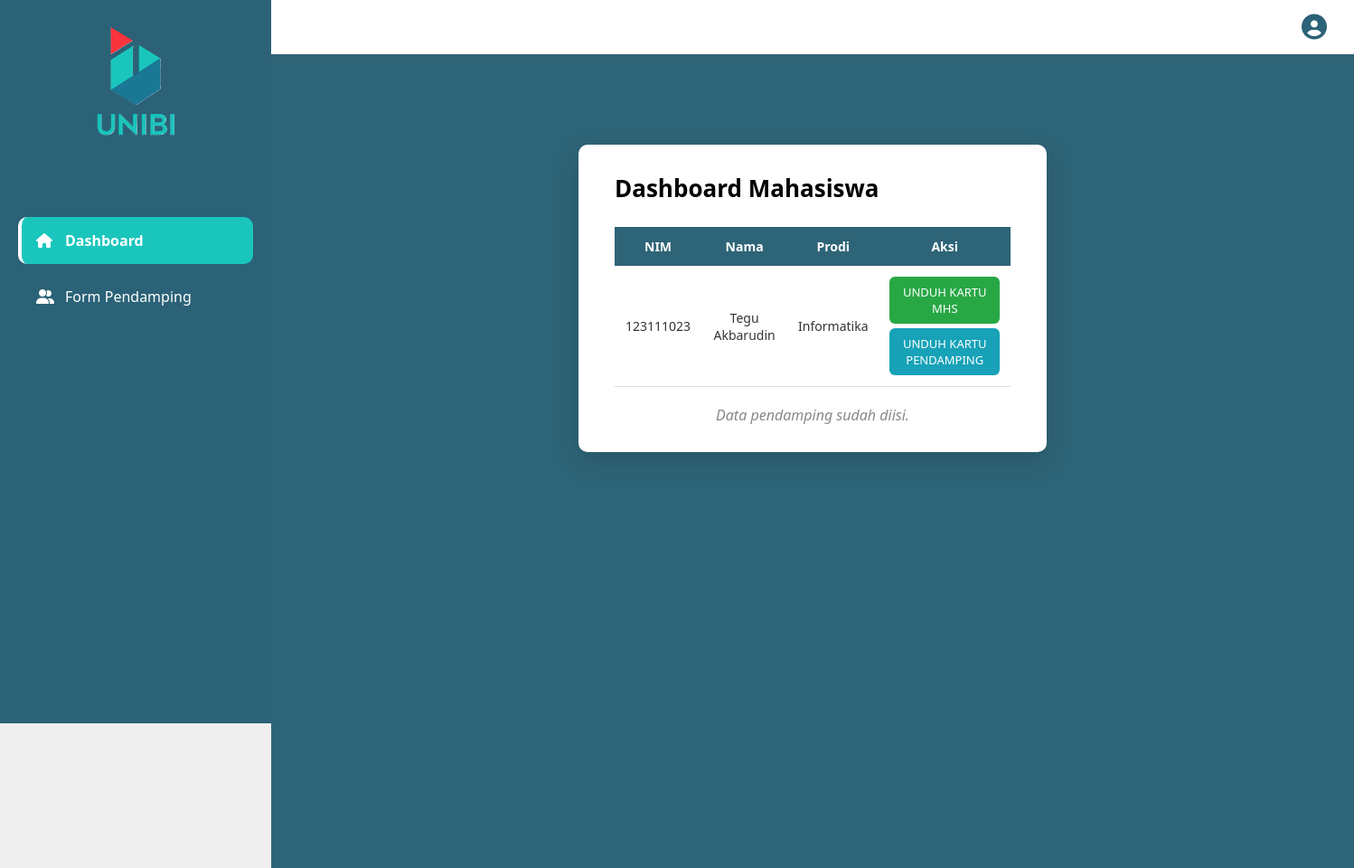
/views/mahasiswa/dashboard_mahasiswa.php (signed in), run on the app's committed database.
### tables this page shows
CREATE TABLE `mahasiswa` (
  `id_mahasiswa` int NOT NULL,
  `id_prodi` int NOT NULL,
  `id_fakultas` int NOT NULL,
  `id_akses` int NOT NULL,
  `nim` varchar(20) NOT NULL,
  `nama_mahasiswa` varchar(50) NOT NULL,
  `sk_wisuda` longblob,
  `password` varchar(255) DEFAULT NULL
);

CREATE TABLE `prodi` (
  `id_prodi` int NOT NULL,
  `id_fakultas` int NOT NULL,
  `nama_prodi` varchar(30) NOT NULL
);

### views/mahasiswa/dashboard_mahasiswa.php (the view, shortened to what this page needs)
<?php
include_once __DIR__ . '/../../config/config.php';
$id_mahasiswa = $_SESSION['id_mahasiswa'];
$sql = "
  SELECT
    m.nim,
    m.nama_mahasiswa,
    pr.nama_prodi,
    p.status_proses,
    p.id_proses,
    (SELECT COUNT(*) FROM pendamping WHERE id_mahasiswa = m.id_mahasiswa) as jml_pendamping
  FROM mahasiswa m
  JOIN prodi pr ON m.id_prodi = pr.id_prodi
  LEFT JOIN proses_wisuda p ON m.id_mahasiswa = p.id_mahasiswa
  WHERE m.id_mahasiswa = ?
  LIMIT 1
";
$stmt = $conn->prepare($sql);
$stmt->bind_param("i", $id_mahasiswa);
$stmt->execute();
$data = $stmt->get_result()->fetch_assoc();
$pendamping_ada = ($data['jml_pendamping'] > 0);
?>
<div class="main">
  <div class="card">
    <h2>Dashboard Mahasiswa</h2>
    <?php if (!$data): ?>
      <p class="empty-text">Data mahasiswa tidak ditemukan.</p>
    <?php else: ?>
      <table>
        <thead>
          <tr>
            <th>NIM</th>
            <th>Nama</th>
            <th>Prodi</th>
            <th>Aksi</th>
          </tr>
        </thead>
        <tbody>
          <tr>
            <td><?= htmlspecialchars($data['nim']) ?></td>
            <td><?= htmlspecialchars($data['nama_mahasiswa']) ?></td>
            <td><?= htmlspecialchars($data['nama_prodi']) ?></td>
            <td>
              <?php if ($data['status_proses'] === 'selesai' && !empty($data['id_proses']) && $pendamping_ada): ?>
                <div style="display: flex; flex-direction: column; gap: 5px;">
                  <a href="../../models/controllers/generate_kartu.controller.php?id_proses=<?= $data['id_proses']; ?>&tipe=mhs"
                    class="btn-unduh"
                    target="_blank"
                    style="background-color: #28a745; text-align: center;">
                    UNDUH KARTU MHS
                  </a>
                  <a href="../../models/controllers/generate_kartu.controller.php?id_proses=<?= $data['id_proses']; ?>&tipe=pnd"
                    class="btn-unduh"
                    target="_blank"
                    style="background-color: #17a2b8; text-align: center;">
                    UNDUH KARTU PENDAMPING
                  </a>
                </div>
              <?php else: ?>
                <span class="badge pending">Belum tersedia</span>
              <?php endif; ?>
            </td>
          </tr>
        </tbody>
      </table>
      <?php if ($pendamping_ada): ?>
        <p class="empty-text"><em>Data pendamping sudah diisi.</em></p>
      <?php endif; ?>
    <?php endif; ?>
  </div>
</div>
<?php
include_once __DIR__ . '/../layout/layout.php';
?>

### style/style.css (style rules this page uses)
:root { --primary: #2B6277; --secondary: #1AC6BC; --bg-main: #EFEFEF; --card-bg: #ffffff; --card-shadow: rgba(0,0,0,0.05); --icon-bg-blue: #cfd4ff; --icon-color-blue: #5977ff; --icon-color-red: #ff4a4a; --icon-color-green: #4AF51B; --icon-color-red-hover: #e03131; --icon-color-blue-hover: #4256ed; --icon-color-green-hover: #4AF51B; }
* { margin: 0; padding: 0; box-sizing: border-box; font-family: 'Segoe UI', Arial, sans-serif; }
body.dashboard-page { display: flex; background: var(--bg-main); }
.main { margin-left: 300px; padding: 24px; min-height: 100vh; background: #f5f6fa; }
.main { flex: 1; padding: 20px; }
.main { margin-top: 60px; flex: 1; padding: 20px; }

### style/mahasiswa/dashboard.css (style rules this page uses)
.main { background-color: #2e6477; box-sizing: border-box; }
.card { background: #ffffff; margin-right: 300px; border-radius: 10px; padding: 30px 40px; max-width: 900px; box-shadow: 0 10px 30px rgba(0, 0, 0, 0.15); }
.card h2 { font-size: 26px; font-weight: 600; margin-bottom: 25px; color: #000; }
.card table { width: 100%; border-collapse: collapse; margin-top: 15px; font-size: 14px; }
.card table thead { background-color: #2e6477; color: #fff; }
.card table thead th { padding: 12px; text-align: center; font-weight: 600; }
.card table tbody td { padding: 12px; border-bottom: 1px solid #ddd; text-align: center; color: #333; }
.btn-unduh { display: inline-block; padding: 8px 14px; background-color: #2e6477; color: #fff; border-radius: 6px; text-decoration: none; font-size: 13px; transition: background 0.3s ease; }
.empty-text { margin-top: 20px; text-align: center; color: #888; font-style: italic; }

### data on the page
mahasiswa: nim "123111023", nama_mahasiswa "Tegu Akbarudin", id_prodi.nama_prodi "Informatika"
